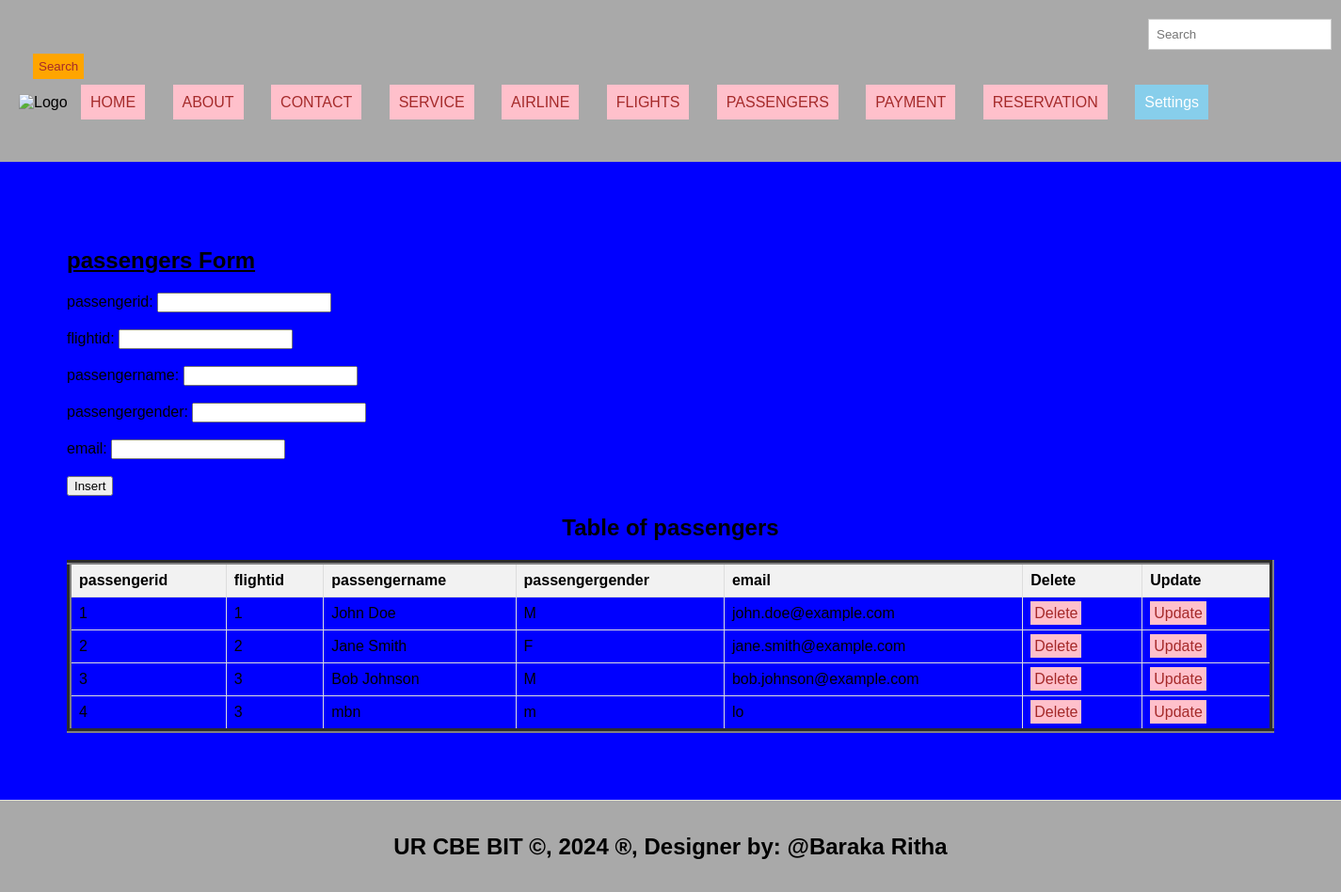
The app's page /passengers.php with its own data.
### tables this page shows
CREATE TABLE IF NOT EXISTS `passengers` (
  `passengerid` int(11) NOT NULL AUTO_INCREMENT,
  `flightid` int(11) DEFAULT NULL,
  `passengername` varchar(255) NOT NULL,
  `passengergender` char(1) NOT NULL,
  `email` varchar(255) NOT NULL,
  PRIMARY KEY (`passengerid`)
);

### passengers.php (the view, shortened to what this page needs)
<!DOCTYPE html>
<html lang="en">
<head>
  <link rel="stylesheet" type="text/css" href="style.css" title="style 1" media="screen, tv, projection, handheld, print"/>
  </head>
  <header>
<body bgcolor="blue">
  <form class="d-flex" role="search" action="search.php">
      <input class="form-control me-2" type="search" placeholder="Search" aria-label="Search">
      <button class="btn btn-outline-success" type="submit">Search</button>
    </form>
  <ul style="list-style-type: none; padding: 0;">
    <li style="display: inline; margin-right: 10px;">
    <img src="./Images/arsnl.jpg" width="90" height="60" alt="Logo">
  </li>
    <li style="display: inline; margin-right: 10px;"><a href="./home.html">HOME</a>
  </li>
    <li style="display: inline; margin-right: 10px;"><a href="./about.html">ABOUT</a>
  </li>
    <li style="display: inline; margin-right: 10px;"><a href="./contact.html">CONTACT</a>
  </li>
    <li style="display: inline; margin-right: 10px;"><a href="./Service.html">SERVICE</a>
  </li>
    <li style="display: inline; margin-right: 10px;"><a href="./Airline.php">AIRLINE</a>
  </li>
    <li style="display: inline; margin-right: 10px;"><a href="./Flights.php">FLIGHTS</a>
  </li>
    <li style="display: inline; margin-right: 10px;"><a href="./Passengers.php">PASSENGERS</a>
  </li>
    <li style="display: inline; margin-right: 10px;"><a href="./Payment.php">PAYMENT</a>
  </li>
    <li style="display: inline; margin-right: 10px;"><a href="./Reservation.php">RESERVATION</a>
  </li>
    <li class="dropdown" style="display: inline; margin-right: 10px;">
      <a href="#" style="padding: 10px; color: white; background-color: skyblue; text-decoration: none; margin-right: 15px;">Settings</a>
    </li><br><br>
  </ul>
</header>
<section>
    <h1><u> passengers Form </u></h1>
    <form method="post">
        <label for="pid">passengerid:</label>
        <input type="number" id="pid" name="pid"><br><br>
        <label for="fid">flightid:</label>
        <input type="number" id="fid" name="fid"><br><br>
        <label for="pn">passengername:</label>
        <input type="text" id="pn" name="pn" required><br><br>
        <label for="pg">passengergender:</label>
        <input type="text" id="pg" name="pg" required><br><br>
        <label for="em">email:</label>
        <input type="text" id="em" name="em" required><br><br>
        <input type="submit" name="add" value="Insert">
    </form>
<!DOCTYPE html>
<html>
<head>
</head>
<body>
    <center><h2>Table of passengers</h2></center>
    <table border="5">
        <tr>
            <th>passengerid</th>
            <th>flightid</th>
            <th>passengername</th>
            <th>passengergender</th>
            <th>email</th>
            <th>Delete</th>
            <th>Update</th>
        </tr>
        <?php
        $host = "localhost";
        $user = "root";
        $pass = "";
        $database = "flightbooking";
        $connection = new mysqli($host, $user, $pass, $database);
        $sql = "SELECT * FROM passengers";
        $result = $connection->query($sql);
        if ($result->num_rows > 0) {
            while ($row = $result->fetch_assoc()) {
                $pid = $row['passengerid'];
                echo "<tr>
                    <td>" . $row['passengerid'] . "</td>
                    <td>" . $row['flightid'] . "</td>
                    <td>" . $row['passengername'] . "</td>
                    <td>" . $row['passengergender'] . "</td>
                    <td>" . $row['email'] . "</td>
                    <td><a style='padding:4px' href='delete_passengers.php?passengerid=$pid'>Delete</a></td>
                    <td><a style='padding:4px' href='update_passengers.php?passenderid=$pid'>Update</a></td>
                </tr>";
            }
        } else {
            echo "<tr><td colspan='6'>No data found</td></tr>";
        }
        ?>
    </table>
</body>
    </section>
<footer>
  <center>
    <b><h2>UR CBE BIT &copy, 2024 &reg, Designer by: @Baraka Ritha</h2></b>
  </center>
</footer>
</body>
</html>

### style.css (style rules this page uses)
body { font-family: Arial, sans-serif; margin: 0; padding: 0; }
.form-control { padding: 8px; margin-left: 4px; border: 1px solid #ccc; }
.btn { padding: 6px; background-color: orange; color: brown; border: none; }
.dropdown { position: relative; display: inline; margin-right: 10px; }
body { font-family: Arial,sans-serif; margin:0; padding:0; }
header { background-color:darkgray; padding: 20px; }
.dropdown { position: right; display:right; direction:rtl; }
section { padding:28px; border-bottom: 1px solid #ddd; }
footer { text-align: center; padding: 15px; background-color:darkgray; }

### passengers.php (style rules this page uses)
a { padding: 10px; color: white; background-color: pink; text-decoration: none; margin-right: 15px; }
a:link { color: brown; }
button.btn { margin-left: 15px; margin-top: 4px; }
input.form-control { margin-left: 1200px; padding: 8px; }
section { padding:71px; border-bottom: 1px solid #ddd; }
footer { text-align: center; padding: 15px; background-color:darkgray; }
table { width: 100%; border-collapse: collapse; }
th, td { border: 1px solid #ddd; padding: 8px; text-align: left; }
th { background-color: #f2f2f2; }

### records on screen
passengers: passengerid "1", flightid "1", passengername "John Doe", passengergender "M", email "john.doe@example.com"
passengers: passengerid "2", flightid "2", passengername "Jane Smith", passengergender "F", email "jane.smith@example.com"
passengers: passengerid "3", flightid "3", passengername "Bob Johnson", passengergender "M", email "bob.johnson@example.com"
passengers: passengerid "4", flightid "3", passengername "mbn", passengergender "m", email "lo"
